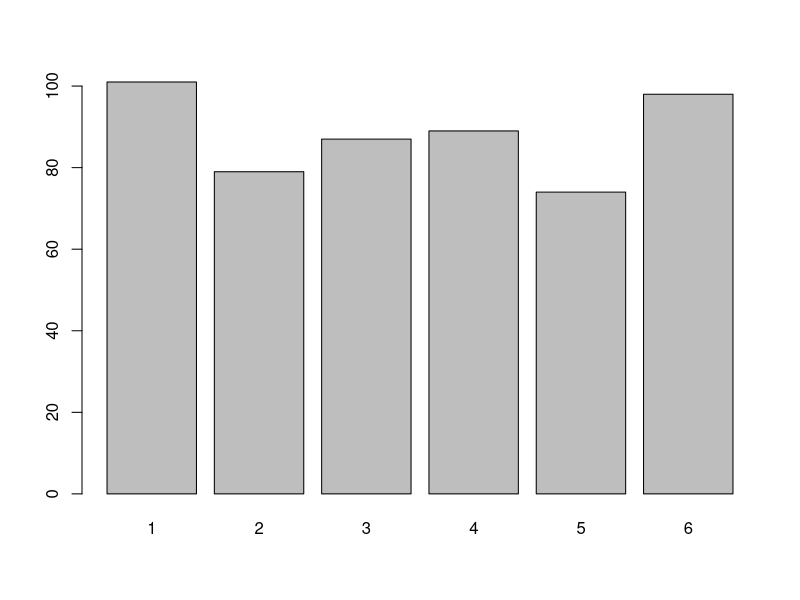
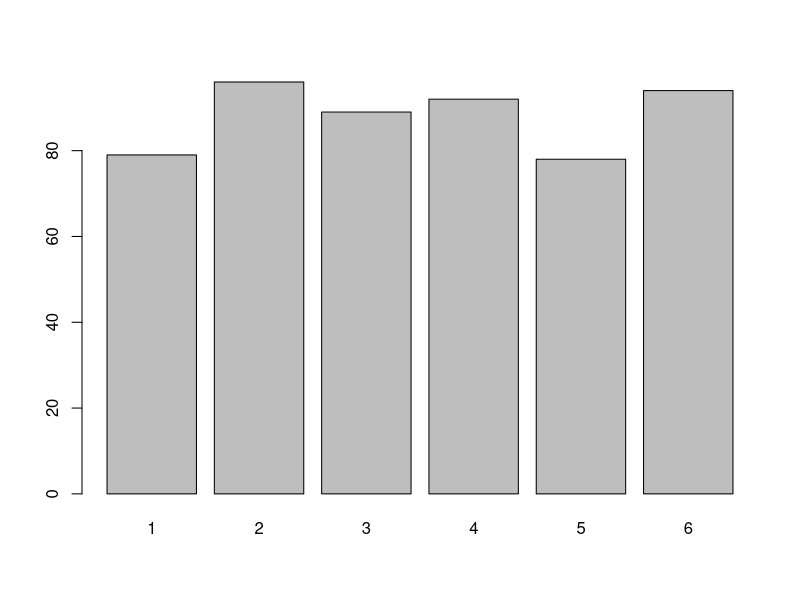

Recreate these plots in R, in order.
# Die thrown multiple times 
# 2025-12-14
r = '614435324412354112326313411366434565534122122513146231426554136531616415563156113466664464432364363246161315641511252434534536464255566551464625625265155343444243135626334541364234661113521415663433543451543636643451563331461226455134453114521464126233212541261114512314651642512422323524216126422131666651511331156642664455366245112633433222661355551425442611232256232236161652351364366621356253451164415453351461522611136436223545211626411313532316444125463266216624336546436621652456631164411421134321614523423263321166311212'
# Separate the characters 
sl <- strsplit(r, split = "")[[1]] |> as.numeric()
# How many times tossed? 
(lt = length(sl))
# Frequency table of values 
(tb=table(sl))
# Expected Average 
lt/6
# Average 
mean(tb)
# Barplot of the frequency table 
barplot(tb)

# in silico distribution (simulated)
n = lt #1e6
ds = sample(1:6, size = n, replace = TRUE)
barplot(table(ds))
